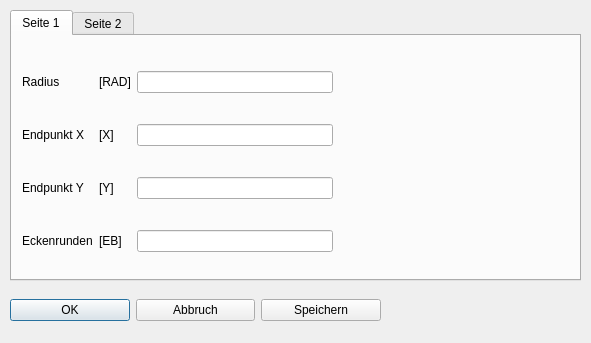
<?xml version="1.0" encoding="UTF-8"?>
<ui version="4.0">
 <class>Dialog_fboguzs</class>
 <widget class="QDialog" name="Dialog_fboguzs">
  <property name="geometry">
   <rect>
    <x>0</x>
    <y>0</y>
    <width>591</width>
    <height>343</height>
   </rect>
  </property>
  <property name="windowTitle">
   <string>Kreis GUZ</string>
  </property>
  <property name="modal">
   <bool>true</bool>
  </property>
  <widget class="QTabWidget" name="tabWidget">
   <property name="geometry">
    <rect>
     <x>10</x>
     <y>10</y>
     <width>571</width>
     <height>271</height>
    </rect>
   </property>
   <property name="currentIndex">
    <number>0</number>
   </property>
   <widget class="QWidget" name="tab">
    <attribute name="title">
     <string>Seite 1</string>
    </attribute>
    <widget class="QWidget" name="layoutWidget">
     <property name="geometry">
      <rect>
       <x>10</x>
       <y>10</y>
       <width>311</width>
       <height>231</height>
      </rect>
     </property>
     <layout class="QGridLayout" name="gridLayout">
      <item row="2" column="1">
       <widget class="QLabel" name="label_8">
        <property name="text">
         <string>[Y]</string>
        </property>
       </widget>
      </item>
      <item row="1" column="1">
       <widget class="QLabel" name="label_7">
        <property name="text">
         <string>[X]</string>
        </property>
       </widget>
      </item>
      <item row="1" column="2">
       <widget class="QLineEdit" name="lineEdit_xe"/>
      </item>
      <item row="3" column="1">
       <widget class="QLabel" name="label_10">
        <property name="text">
         <string>[EB]</string>
        </property>
       </widget>
      </item>
      <item row="2" column="2">
       <widget class="QLineEdit" name="lineEdit_ye"/>
      </item>
      <item row="1" column="0">
       <widget class="QLabel" name="label_3">
        <property name="text">
         <string>Endpunkt X</string>
        </property>
       </widget>
      </item>
      <item row="3" column="2">
       <widget class="QLineEdit" name="lineEdit_radecke"/>
      </item>
      <item row="2" column="0">
       <widget class="QLabel" name="label_4">
        <property name="text">
         <string>Endpunkt Y</string>
        </property>
       </widget>
      </item>
      <item row="3" column="0">
       <widget class="QLabel" name="label_6">
        <property name="text">
         <string>Eckenrunden</string>
        </property>
       </widget>
      </item>
      <item row="0" column="0">
       <widget class="QLabel" name="label_11">
        <property name="text">
         <string>Radius</string>
        </property>
       </widget>
      </item>
      <item row="0" column="1">
       <widget class="QLabel" name="label_12">
        <property name="text">
         <string>[RAD]</string>
        </property>
       </widget>
      </item>
      <item row="0" column="2">
       <widget class="QLineEdit" name="lineEdit_radbo"/>
      </item>
     </layout>
    </widget>
    <widget class="QLabel" name="label_bild">
     <property name="geometry">
      <rect>
       <x>330</x>
       <y>10</y>
       <width>231</width>
       <height>231</height>
      </rect>
     </property>
     <property name="text">
      <string/>
     </property>
    </widget>
   </widget>
   <widget class="QWidget" name="tab_2">
    <attribute name="title">
     <string>Seite 2</string>
    </attribute>
    <widget class="QWidget" name="layoutWidget_2">
     <property name="geometry">
      <rect>
       <x>11</x>
       <y>9</y>
       <width>431</width>
       <height>230</height>
      </rect>
     </property>
     <layout class="QGridLayout" name="gridLayout_2">
      <item row="6" column="1">
       <widget class="QLabel" name="label_2">
        <property name="text">
         <string>[AGGFWKL]</string>
        </property>
       </widget>
      </item>
      <item row="8" column="2">
       <widget class="QLineEdit" name="lineEdit_afb"/>
      </item>
      <item row="3" column="1">
       <widget class="QLabel" name="label_22">
        <property name="text">
         <string>[V]</string>
        </property>
       </widget>
      </item>
      <item row="0" column="2">
       <widget class="QLineEdit" name="lineEdit_ze"/>
      </item>
      <item row="7" column="2">
       <widget class="QLineEdit" name="lineEdit_bez"/>
      </item>
      <item row="1" column="2">
       <widget class="QLineEdit" name="lineEdit_xmi"/>
      </item>
      <item row="3" column="2">
       <widget class="QLineEdit" name="lineEdit_vo"/>
      </item>
      <item row="0" column="0">
       <widget class="QLabel" name="label_5">
        <property name="text">
         <string>Endpunkt Z</string>
        </property>
       </widget>
      </item>
      <item row="7" column="1">
       <widget class="QLabel" name="label_31">
        <property name="text">
         <string>[BEZ]</string>
        </property>
       </widget>
      </item>
      <item row="4" column="2">
       <widget class="QLineEdit" name="lineEdit_drehbar"/>
      </item>
      <item row="6" column="2">
       <widget class="QLineEdit" name="lineEdit_festwi"/>
      </item>
      <item row="6" column="0">
       <widget class="QLabel" name="label">
        <property name="text">
         <string>Agg Festwinkel</string>
        </property>
       </widget>
      </item>
      <item row="8" column="0">
       <widget class="QLabel" name="label_33">
        <property name="text">
         <string>Ausführbedingung</string>
        </property>
       </widget>
      </item>
      <item row="0" column="1">
       <widget class="QLabel" name="label_9">
        <property name="text">
         <string>[Z]</string>
        </property>
       </widget>
      </item>
      <item row="8" column="1">
       <widget class="QLabel" name="label_32">
        <property name="text">
         <string>[AFB]</string>
        </property>
       </widget>
      </item>
      <item row="3" column="0">
       <widget class="QLabel" name="label_18">
        <property name="text">
         <string>Vorschub</string>
        </property>
       </widget>
      </item>
      <item row="7" column="0">
       <widget class="QLabel" name="label_30">
        <property name="text">
         <string>Bezeichnung</string>
        </property>
       </widget>
      </item>
      <item row="5" column="1">
       <widget class="QLabel" name="label_29">
        <property name="text">
         <string>[AGGOFFSET]</string>
        </property>
       </widget>
      </item>
      <item row="4" column="1">
       <widget class="QLabel" name="label_28">
        <property name="text">
         <string>[AGGDREHBAR]</string>
        </property>
       </widget>
      </item>
      <item row="4" column="0">
       <widget class="QLabel" name="label_19">
        <property name="text">
         <string>Agg drehbar</string>
        </property>
       </widget>
      </item>
      <item row="5" column="2">
       <widget class="QLineEdit" name="lineEdit_offset"/>
      </item>
      <item row="5" column="0">
       <widget class="QLabel" name="label_20">
        <property name="text">
         <string>Agg Offset</string>
        </property>
       </widget>
      </item>
      <item row="2" column="2">
       <widget class="QLineEdit" name="lineEdit_ymi"/>
      </item>
      <item row="1" column="0">
       <widget class="QLabel" name="label_13">
        <property name="text">
         <string>Mittelpunkt X</string>
        </property>
       </widget>
      </item>
      <item row="2" column="0">
       <widget class="QLabel" name="label_14">
        <property name="text">
         <string>Mittelpunkt Y</string>
        </property>
       </widget>
      </item>
      <item row="1" column="1">
       <widget class="QLabel" name="label_15">
        <property name="text">
         <string>[MPX]</string>
        </property>
       </widget>
      </item>
      <item row="2" column="1">
       <widget class="QLabel" name="label_16">
        <property name="text">
         <string>[MPY]</string>
        </property>
       </widget>
      </item>
     </layout>
    </widget>
   </widget>
  </widget>
  <widget class="QWidget" name="layoutWidget_3">
   <property name="geometry">
    <rect>
     <x>10</x>
     <y>290</y>
     <width>371</width>
     <height>41</height>
    </rect>
   </property>
   <layout class="QHBoxLayout" name="horizontalLayout">
    <item>
     <widget class="QPushButton" name="pushButton_ok">
      <property name="text">
       <string>OK</string>
      </property>
     </widget>
    </item>
    <item>
     <widget class="QPushButton" name="pushButton_esc">
      <property name="text">
       <string>Abbruch</string>
      </property>
     </widget>
    </item>
    <item>
     <widget class="QPushButton" name="pushButton_save">
      <property name="text">
       <string>Speichern</string>
      </property>
     </widget>
    </item>
   </layout>
  </widget>
 </widget>
 <tabstops>
  <tabstop>tabWidget</tabstop>
  <tabstop>lineEdit_radbo</tabstop>
  <tabstop>lineEdit_xe</tabstop>
  <tabstop>lineEdit_ye</tabstop>
  <tabstop>lineEdit_radecke</tabstop>
  <tabstop>pushButton_ok</tabstop>
  <tabstop>pushButton_esc</tabstop>
  <tabstop>pushButton_save</tabstop>
  <tabstop>lineEdit_ze</tabstop>
  <tabstop>lineEdit_xmi</tabstop>
  <tabstop>lineEdit_ymi</tabstop>
  <tabstop>lineEdit_vo</tabstop>
  <tabstop>lineEdit_drehbar</tabstop>
  <tabstop>lineEdit_offset</tabstop>
  <tabstop>lineEdit_festwi</tabstop>
  <tabstop>lineEdit_bez</tabstop>
  <tabstop>lineEdit_afb</tabstop>
 </tabstops>
 <resources/>
 <connections/>
</ui>
